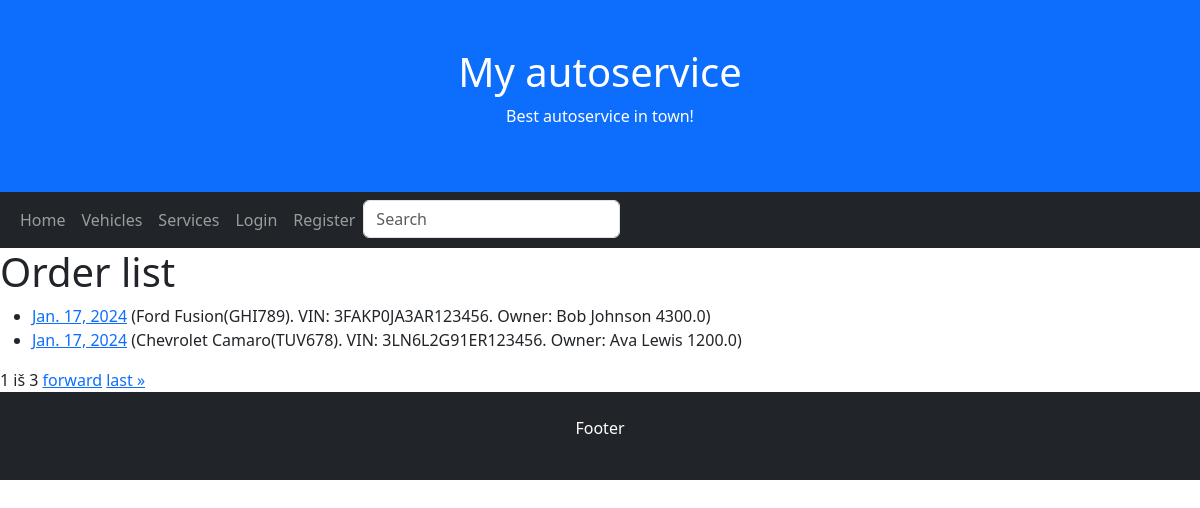
Screenshot of /autoservice/orders/ with the database file from the repository.
### autoservice/models.py (models this page shows, shortened)
class Order(models.Model):
    date = models.DateField(verbose_name='Date', auto_now=True, null=True, blank=True)
    vehicle = models.ForeignKey(to='Vehicle', on_delete=models.CASCADE)
    total = models.FloatField(verbose_name='Total', null=True, blank=True)
    client = models.ForeignKey(User, on_delete=models.SET_NULL, blank=True, null=True)
    return_due = models.DateField(verbose_name="Return due", null=True, blank=True)
    ORDER_STATUS = (
        ('r', 'Received'),
        ('c', 'Confirmed'),
        ('ip', 'In-progress'),
        ('co', 'Complete'),
    )
    order_status = models.CharField(max_length=2, choices=ORDER_STATUS, blank=True, default='r', help_text='Order status')
    class Meta:
        verbose_name = 'Order'
        verbose_name_plural = 'Orders'

class Vehicle(models.Model):
    model = models.ForeignKey(to='Model', on_delete=models.CASCADE)
    plate = models.CharField(verbose_name='Plate number', max_length=50, null=True, blank=True)
    vin = models.CharField(verbose_name='VIN number', max_length=50, null=True, blank=True)
    client = models.CharField(verbose_name='Client', max_length=50, null=True, blank=True)
    cover = models.ImageField('Cover', upload_to='covers', null=True, blank=True)
    def __str__(self):
        return f"{self.model}({self.plate}). VIN: {self.vin}. Owner: {self.client}"
    class Meta:
        verbose_name = 'Vehicle'
        verbose_name_plural = 'Vehicles'

class Model(models.Model):
    make = models.CharField(verbose_name='Make', max_length=50, null=True, blank=True)
    model = models.CharField(verbose_name='Model', max_length=50, null=True, blank=True)
    desc = HTMLField(null=True, blank=True)
    def __str__(self):
        return f"{self.make} {self.model}"
    class Meta:
        verbose_name = 'Model'
        verbose_name_plural = 'Models'

### autoservice/views.py (the view)
# urls.py: path('orders/', views.OrderListView.as_view(), name='orders'),
class OrderListView(generic.ListView):
    model = Order
    paginate_by = 2
    template_name = 'order_list.html'

### autoservice/templates/order_list.html (shortened to what this page needs)
{% extends "base.html" %}
{% block "content" %}
  <h1>Order list</h1>
  {% if order_list %}
  <ul>
    {% for order in order_list %}
      <li>
        <a href="{{ order.id }}">{{ order.date }}</a> ({{order.vehicle}} {{order.total}})
      </li>
    {% endfor %}
  </ul>
  {% else %}
    <p>There are currently no orders.</p>
  {% endif %}
<div class="pagination">
    <span class="step-links">
        <span class="current">
            {{ page_obj.number }} iš {{ page_obj.paginator.num_pages }}
        </span>
        {% if page_obj.has_next %}
            <a href="?page={{ page_obj.next_page_number }}">forward</a>
            <a href="?page={{ page_obj.paginator.num_pages }}">last &raquo;</a>
        {% endif %}
    </span>
</div>
{% endblock %}

### rows the page displays
Order: date "Jan. 17, 2024", vehicle "Ford Fusion(GHI789). VIN: 3FAKP0JA3AR123456. Owner: Bob Johnson", total "4300.0"
Order: date "Jan. 17, 2024", vehicle "Chevrolet Camaro(TUV678). VIN: 3LN6L2G91ER123456. Owner: Ava Lewis", total "1200.0"

### other values shown
{{ page_obj.number }} "1"
{{ page_obj.paginator.num_pages }} "3"
